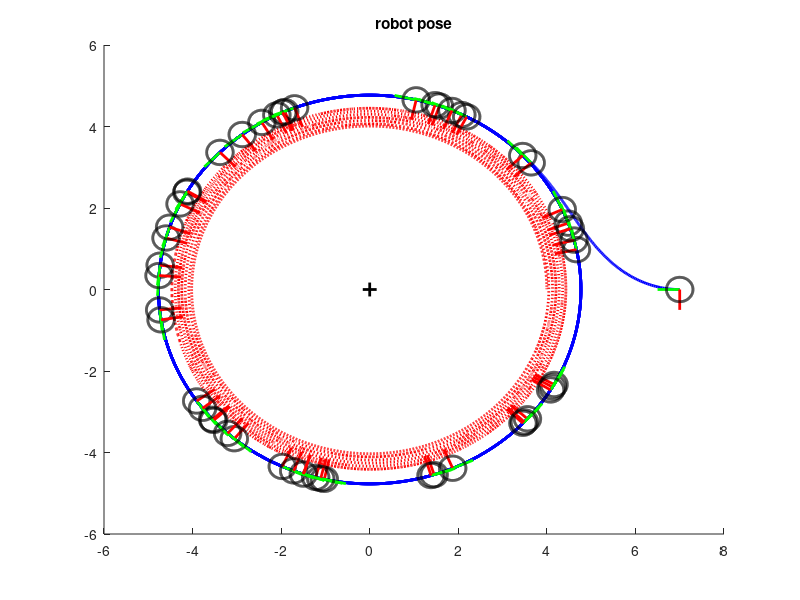
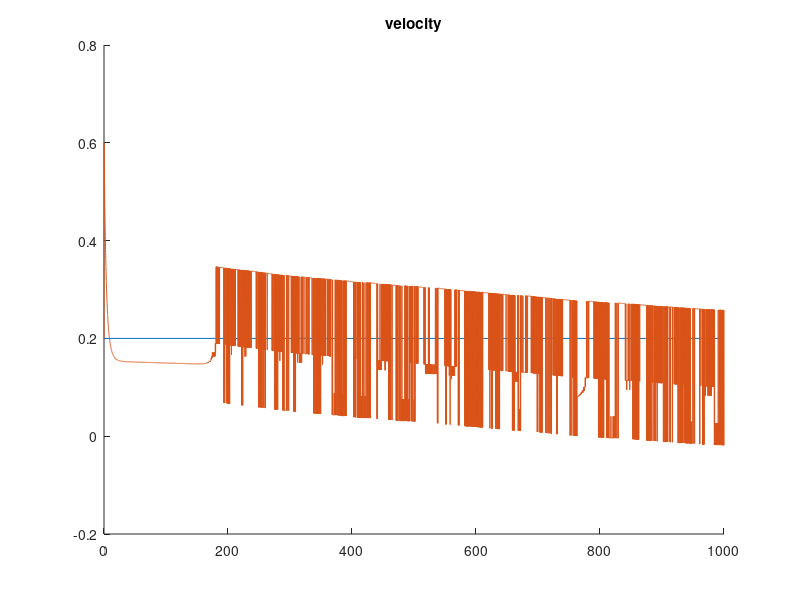
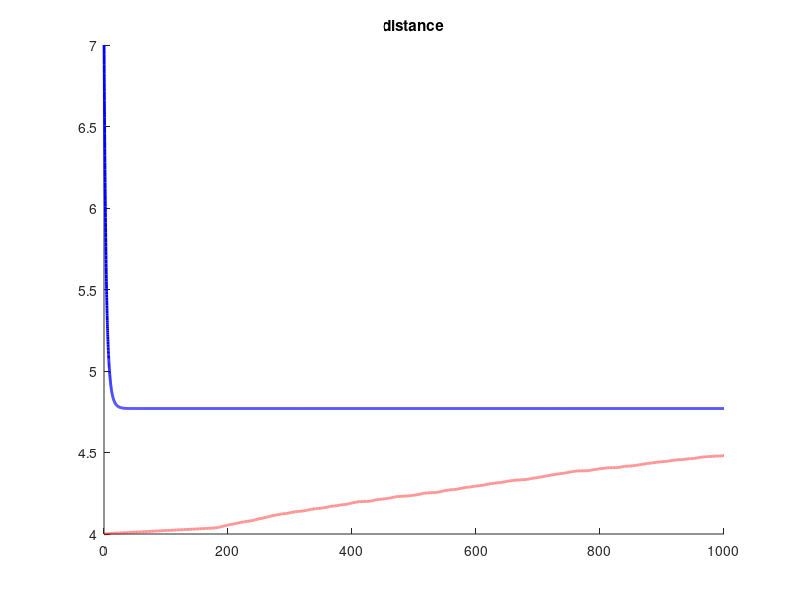
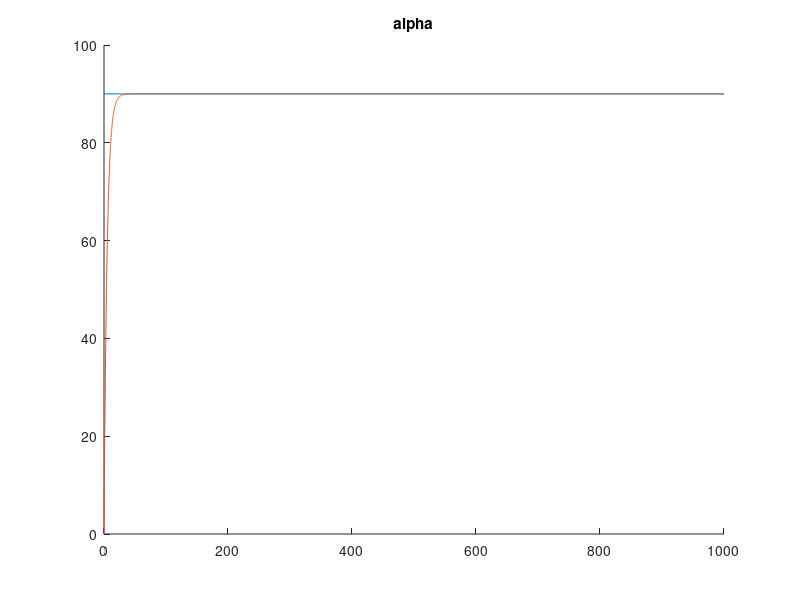

MATLAB code to generate these figures, in order:
close all
clearvars
clc

%%%%%%%%%%%%%%%%%%%%%%%%%%%%%%%%%%%%%%%%%%%%%%%%%%%%%%%%%%%%%%%%%%%%%%%
% Init
%%%%%%%%%%%%%%%%%%%%%%%%%%%%%%%%%%%%%%%%%%%%%%%%%%%%%%%%%%%%%%%%%%%%%%%

% sampling time
Ts = 0.1;
finalTime = 1000;
timeVec = 0 : Ts : finalTime;

% Initial robot state
state = [7; 0; pi];

% Control inputs
control = [0.2; 0];

% % % % % % % % % % % % % % % % % % % % % % % % % % % % % % % % % % % % % % 
% % % % % % % % % % % % % % % % % % % % % % % % % % % % % % % % % % % % % % 
% % % % % % % % % % % % % % % % % % % % % % % % % % % % % % % % % % % % % % 

choice = 3;

switch choice

%%%%%%%%%%%%%%%%%%%%%%%%%%%%%%%%%%%%%%%%%%%%%%%%%%%%%%%%%%%%%%%%%%%%%%%
% Fred Controller 2 on differential robot
%%%%%%%%%%%%%%%%%%%%%%%%%%%%%%%%%%%%%%%%%%%%%%%%%%%%%%%%%%%%%%%%%%%%%%%
case 4
    
    % Servoing parameters
    lambda1 = 0.2;
    lambda2 = 5.0;
    alphaB = 16*pi/32;
    distanceRef = 4;
    
    
    % Spiral parameters
    spiralCenter = [0; 0];

    betaS = atan2(state(2)-spiralCenter(2), state(1)-spiralCenter(1));

    xs = distanceRef*cos(betaS);
    ys = distanceRef*sin(betaS);
    
    distance = ((state(1)-spiralCenter(1))^2 + (state(2)-spiralCenter(2))^2)^(1/2);
    
    %%%%%%%%%%%%%%%%%%%%%%%%%%%%%%%%%%%%%%%%%%%%%%%%%%%%%%%%%%%%%%%%%%%%%%%
    % Save display
    %%%%%%%%%%%%%%%%%%%%%%%%%%%%%%%%%%%%%%%%%%%%%%%%%%%%%%%%%%%%%%%%%%%%%%%

    nbSamples = length(timeVec);
    
    stateSaved = zeros(3, nbSamples);
    controlSaved = zeros(2, nbSamples);
    distanceSaved = zeros(1, nbSamples);
    distanceRefSaved = zeros(1, nbSamples);
    spiralSaved = zeros(2, nbSamples);
    
    alphaSaved = zeros(1, nbSamples - 1);
    errorSaved = zeros(2, nbSamples - 1);
    
    %%%%%%%%%%%%%%%%%%%%%%%%%%%%%%%%%%%%%%%%%%%%%%%%%%%%%%%%%%%%%%%%%%%%%%%
    % Save Init
    %%%%%%%%%%%%%%%%%%%%%%%%%%%%%%%%%%%%%%%%%%%%%%%%%%%%%%%%%%%%%%%%%%%%%%%
    
    stateSaved(:,1) = state;
    controlSaved(:,1) = control;
    distanceSaved(:,1) = distance;
    distanceRefSaved(1,1) = distanceRef;
    spiralSaved(:,1) = [xs, ys]';
    
    for idx = 1 : nbSamples - 1
    
        %%%%%%%%%%%%%%%%%%%%%%%%%%%%%%%%%%%%%%%%%%%%%%%%%%%%%%%%%%%%%%%%%%%%%%%
        % Homogeneous transformation matrix
        %%%%%%%%%%%%%%%%%%%%%%%%%%%%%%%%%%%%%%%%%%%%%%%%%%%%%%%%%%%%%%%%%%%%%%%
        
        Hwr = [cos(state(3)) -sin(state(3)) state(1); sin(state(3)) cos(state(3)) state(2); 0 0 1];
        spiralCenter_R = Hwr \ [spiralCenter;1];

        alpha =  atan2(spiralCenter_R(2), spiralCenter_R(1));

        distance = ((state(1) - spiralCenter(1)).^2 + (state(2) - spiralCenter(2)).^2).^(1/2);
        
        d_dot = -control(1)*cos(alpha);
        distance_k1 = distance + d_dot*Ts;
        
        %%%%%%%%%%%%%%%%%%%%%%%%%%%%%%%%%%%%%%%%%%%%%%%%%%%%%%%%%%%%%%%%%%%%%%%
        % controller
        %%%%%%%%%%%%%%%%%%%%%%%%%%%%%%%%%%%%%%%%%%%%%%%%%%%%%%%%%%%%%%%%%%%%%%%
         % error on alpha
        e_d = distance - distanceRef; % error on the distance
        e_alpha = alpha - alphaB;
        
        e_d_dot = control(1)*(cos(alphaB) - cos(e_alpha + alphaB));
        
        control(2) = (control(1)*sin(e_alpha + alphaB))/(e_d + distanceRef) + (lambda1*e_d + lambda2*e_d_dot)/(control(1)*sin(e_alpha + alphaB));
         %%%%%%%%%%%%%%%%%%%%%%%%%%%%%%%%%%%%%%%%%%%%%%%%%%%%%%%%%%%%%%%%%%%%%%%
        % Update state
        %%%%%%%%%%%%%%%%%%%%%%%%%%%%%%%%%%%%%%%%%%%%%%%%%%%%%%%%%%%%%%%%%%%%%%%
        
        if(abs(control(2)) < 0.0001)
            state(1) = state(1) + Ts*control(1)*cos(state(3));
            state(2) = state(2) + Ts*control(1)*sin(state(3));
        else
            state(1) = state(1) + control(1)/control(2)*(sin(control(2)*Ts + state(3)) - sin(state(3)));
            state(2) = state(2) - control(1)/control(2)*(cos(control(2)*Ts + state(3)) - cos(state(3)));
        end
        state(3) = state(3) + control(2)*Ts;
        
        %%%%%%%%%%%%%%%%%%%%%%%%%%%%%%%%%%%%%%%%%%%%%%%%%%%%%%%%%%%%%%%%%%%%%%%
        % Update spiral analytic approach
        %%%%%%%%%%%%%%%%%%%%%%%%%%%%%%%%%%%%%%%%%%%%%%%%%%%%%%%%%%%%%%%%%%%%%%%        

        beta = atan2(state(2)-spiralCenter(2), state(1)-spiralCenter(1));

        % BetaS is the angle between d(t1) et d(t2); it's not supposed to perform a
        % circle.
        betaS = acos((-(control(1)*Ts)^2 + distance^2 + distance_k1^2)/(2*distance*distance_k1)); % cosine law
        phi = pi-alphaB-betaS;
        d_Vs = distanceRef*sin(betaS)/sin(phi);
        distanceRef = distanceRef*sin(alphaB)/sin(phi); % sinus law

        Vs = d_Vs/Ts;

        xs = distanceRef*cos(beta);
        ys = distanceRef*sin(beta);
        
        %%%%%%%%%%%%%%%%%%%%%%%%%%%%%%%%%%%%%%%%%%%%%%%%%%%%%%%%%%%%%%%%%%%%%%%
        % Save params
        %%%%%%%%%%%%%%%%%%%%%%%%%%%%%%%%%%%%%%%%%%%%%%%%%%%%%%%%%%%%%%%%%%%%%%%
        
        stateSaved(:,idx+1) = state;
        controlSaved(:,idx+1) = control;
        distanceSaved(1,idx+1) = distance;
        distanceRefSaved(1,idx+1) = distanceRef;
        spiralSaved(:,idx+1) = [xs, ys]';
        alphaSaved(1,idx) = alpha;
        errorSaved(:,idx) = [e_alpha, e_d];
        
    end
    
    %%%%%%%%%%%%%%%%%%%%%%%%%%%%%%%%%%%%%%%%%%%%%%%%%%%%%%%%%%%%%%%%%%%%%%%
    % Display Results
    %%%%%%%%%%%%%%%%%%%%%%%%%%%%%%%%%%%%%%%%%%%%%%%%%%%%%%%%%%%%%%%%%%%%%%%
    
    % Display robot situation
    
    figure
    hold on
    axis equal
    title('robot pose')
    plot(spiralCenter(1), spiralCenter(2), 'k+', 'MarkerSize', 10, 'LineWidth', 2)
%     plot(stateSaved(1,1), stateSaved(2,1),'g+', 'MarkerSize', 10, 'LineWidth', 2)
%     plot(stateSaved(1,end), stateSaved(2,end),'r+', 'MarkerSize', 10, 'LineWidth', 2)
    
    plot(stateSaved(1,1:end), stateSaved(2,1:end), 'b','LineWidth', 2)
    plot(spiralSaved(1,1:end), spiralSaved(2,1:end), 'r:','LineWidth', 2)
    
    lengthVec = 0.5;    
    robotRad = 0.3;
    vecRob = 0:pi/720:2*pi;
    
    for idx = 1 : 200 : nbSamples
        plot([stateSaved(1,idx), stateSaved(1,idx)+lengthVec*cos(stateSaved(3, idx))], ...
             [stateSaved(2,idx), stateSaved(2,idx)+lengthVec*sin(stateSaved(3, idx))], 'g', 'LineWidth',2)
        plot([stateSaved(1,idx), stateSaved(1,idx)+lengthVec*cos(stateSaved(3, idx)+pi/2)], ...
             [stateSaved(2,idx), stateSaved(2,idx)+lengthVec*sin(stateSaved(3, idx)+pi/2)], 'r', 'LineWidth',2)
        plot(stateSaved(1,idx)+robotRad*cos(vecRob), stateSaved(2,idx)+robotRad*sin(vecRob), 'k', 'LineWidth',2)

    %     plot([spiralCenter(1), spiralCenter(1) + distanceSaved(idx)*cos(betaSaved(idx))], [spiralCenter(2), spiralCenter(2) + distanceSaved(idx)*sin(betaSaved(idx))],'k', 'LineWidth', 1)
    end

    idx = nbSamples-1;
    plot([stateSaved(1,idx), stateSaved(1,idx)+lengthVec*cos(stateSaved(3, idx))], ...
         [stateSaved(2,idx), stateSaved(2,idx)+lengthVec*sin(stateSaved(3, idx))], 'g', 'LineWidth',2)
    plot([stateSaved(1,idx), stateSaved(1,idx)+lengthVec*cos(stateSaved(3, idx)+pi/2)], ...
         [stateSaved(2,idx), stateSaved(2,idx)+lengthVec*sin(stateSaved(3, idx)+pi/2)], 'r', 'LineWidth',2)
     
%     % Display velocity
%     figure
%     hold on
%     title('velocity')
%     plot([timeVec(1,1), timeVec(1,end)], [vB, vB])
%     plot(timeVec(1,1:end), controlSaved(1,:))

    % Display distance
    figure
    hold on
    title('distance')
    plot(timeVec(1,1:end), distanceSaved, 'b','LineWidth', 2)
    plot(timeVec(1,1:end), distanceRefSaved, 'r:','LineWidth', 2)

    % Display alpha
    figure
    hold on
    title('alpha')
    plot([timeVec(1,1), timeVec(1,end)], [alphaB, alphaB]*180/pi)
    plot(timeVec(1,1:end-1), alphaSaved(1,:)*180/pi)

    % Display Lyapunov
    figure
    hold on
    title('Lyapunov')
    plot(timeVec(1,1:end-1), (errorSaved(1,1:end).^2 + errorSaved(2,1:end).^2)/2)
    
    
% % % % % % % % % % % % % % % % % % % % % % % % % % % % % % % % % % % % % % 
% % % % % % % % % % % % % % % % % % % % % % % % % % % % % % % % % % % % % % 
% % % % % % % % % % % % % % % % % % % % % % % % % % % % % % % % % % % % % % 

%%%%%%%%%%%%%%%%%%%%%%%%%%%%%%%%%%%%%%%%%%%%%%%%%%%%%%%%%%%%%%%%%%%%%%%
% Fred Controller 1 on differential robot
%%%%%%%%%%%%%%%%%%%%%%%%%%%%%%%%%%%%%%%%%%%%%%%%%%%%%%%%%%%%%%%%%%%%%%%
case 3
    
    % Servoing parameters
    lambda_alpha = 0.2;
    lambda_d = 0.2;
    vB = 0.2;
    alphaB = 16*pi/32;
    distanceRef = 4;
    
    % Spiral parameters
    spiralCenter = [0; 0];

    betaS = atan2(state(2)-spiralCenter(2), state(1)-spiralCenter(1));

    xs = distanceRef*cos(betaS);
    ys = distanceRef*sin(betaS);
    
    distance = ((state(1)-spiralCenter(1))^2 + (state(2)-spiralCenter(2))^2)^(1/2);
   
    %%%%%%%%%%%%%%%%%%%%%%%%%%%%%%%%%%%%%%%%%%%%%%%%%%%%%%%%%%%%%%%%%%%%%%%
    % Save display
    %%%%%%%%%%%%%%%%%%%%%%%%%%%%%%%%%%%%%%%%%%%%%%%%%%%%%%%%%%%%%%%%%%%%%%%

    nbSamples = length(timeVec);
    
    stateSaved = zeros(3, nbSamples);
    controlSaved = zeros(2, nbSamples);
    distanceSaved = zeros(1, nbSamples);
    distanceRefSaved = zeros(1, nbSamples);
    spiralSaved = zeros(2, nbSamples);
    
    alphaSaved = zeros(1, nbSamples - 1);
    errorSaved = zeros(2, nbSamples - 1);
    
    %%%%%%%%%%%%%%%%%%%%%%%%%%%%%%%%%%%%%%%%%%%%%%%%%%%%%%%%%%%%%%%%%%%%%%%
    % Save Init
    %%%%%%%%%%%%%%%%%%%%%%%%%%%%%%%%%%%%%%%%%%%%%%%%%%%%%%%%%%%%%%%%%%%%%%%
    stateSaved(:,1) = state;
    controlSaved(:,1) = control;
    distanceSaved(:,1) = distance;
    distanceRefSaved(1,1) = distanceRef;
    spiralSaved(:,1) = [xs, ys]';
    
%     nbSamples = 2;
    for idx = 1 : nbSamples - 1
    
        %%%%%%%%%%%%%%%%%%%%%%%%%%%%%%%%%%%%%%%%%%%%%%%%%%%%%%%%%%%%%%%%%%%%%%%
        % Homogeneous transformation matrix
        %%%%%%%%%%%%%%%%%%%%%%%%%%%%%%%%%%%%%%%%%%%%%%%%%%%%%%%%%%%%%%%%%%%%%%%
        
        Hwr = [cos(state(3)) -sin(state(3)) state(1); sin(state(3)) cos(state(3)) state(2); 0 0 1];
        spiralCenter_R = Hwr \ [spiralCenter;1];

        alpha =  atan2(spiralCenter_R(2), spiralCenter_R(1));

        distance = ((state(1) - spiralCenter(1)).^2 + (state(2) - spiralCenter(2)).^2).^(1/2);
        
        d_dot = -control(1)*cos(alpha);
        distance_k1 = distance + d_dot*Ts;
        
        %%%%%%%%%%%%%%%%%%%%%%%%%%%%%%%%%%%%%%%%%%%%%%%%%%%%%%%%%%%%%%%%%%%%%%%
        % controller
        %%%%%%%%%%%%%%%%%%%%%%%%%%%%%%%%%%%%%%%%%%%%%%%%%%%%%%%%%%%%%%%%%%%%%%%
        
        e_alpha = alpha - alphaB; % error on alpha
        e_d = distance - distanceRef; % error on the distance
        
        control(1) = lambda_d*e_d + cos(alphaB)*vB/(cos(e_alpha + alphaB));
        control(2) = lambda_alpha*e_alpha + control(1)*sin(e_alpha + alphaB)/(e_d + distanceRef);
        
        %%%%%%%%%%%%%%%%%%%%%%%%%%%%%%%%%%%%%%%%%%%%%%%%%%%%%%%%%%%%%%%%%%%%%%%
        % Update state
        %%%%%%%%%%%%%%%%%%%%%%%%%%%%%%%%%%%%%%%%%%%%%%%%%%%%%%%%%%%%%%%%%%%%%%%
        
        if(abs(control(2)) < 0.0001)
            state(1) = state(1) + Ts*control(1)*cos(state(3));
            state(2) = state(2) + Ts*control(1)*sin(state(3));
        else
            state(1) = state(1) + control(1)/control(2)*(sin(control(2)*Ts + state(3)) - sin(state(3)));
            state(2) = state(2) - control(1)/control(2)*(cos(control(2)*Ts + state(3)) - cos(state(3)));
        end
        state(3) = state(3) + control(2)*Ts;
        
        %%%%%%%%%%%%%%%%%%%%%%%%%%%%%%%%%%%%%%%%%%%%%%%%%%%%%%%%%%%%%%%%%%%%%%%
        % Update spiral analytic approach
        %%%%%%%%%%%%%%%%%%%%%%%%%%%%%%%%%%%%%%%%%%%%%%%%%%%%%%%%%%%%%%%%%%%%%%%        

        beta = atan2(state(2)-spiralCenter(2), state(1)-spiralCenter(1));

        % BetaS is the angle between d(t1) et d(t2); it's not supposed to perform a
        % circle.
        betaS = real(acos((-(control(1)*Ts)^2 + distance^2 + distance_k1^2)/(2*distance*distance_k1))); % cosine law
        phi = pi-alphaB-betaS;
        d_Vs = distanceRef*sin(betaS)/sin(phi);
        distanceRef = distanceRef*sin(alphaB)/sin(phi); % sinus law

        Vs = d_Vs/Ts;

        xs = distanceRef*cos(beta);
        ys = distanceRef*sin(beta);
        
        
        %%%%%%%%%%%%%%%%%%%%%%%%%%%%%%%%%%%%%%%%%%%%%%%%%%%%%%%%%%%%%%%%%%%%%%%
        % Save params
        %%%%%%%%%%%%%%%%%%%%%%%%%%%%%%%%%%%%%%%%%%%%%%%%%%%%%%%%%%%%%%%%%%%%%%%
        
        stateSaved(:,idx+1) = state;
        controlSaved(:,idx+1) = control;
        distanceSaved(1,idx+1) = distance;
        distanceRefSaved(1,idx+1) = distanceRef;
        spiralSaved(:,idx+1) = [xs, ys]';
        alphaSaved(1,idx) = alpha;
        errorSaved(:,idx) = [e_alpha, e_d];
    end
    
    %%%%%%%%%%%%%%%%%%%%%%%%%%%%%%%%%%%%%%%%%%%%%%%%%%%%%%%%%%%%%%%%%%%%%%%
    % Display Results
    %%%%%%%%%%%%%%%%%%%%%%%%%%%%%%%%%%%%%%%%%%%%%%%%%%%%%%%%%%%%%%%%%%%%%%%
    
    % Display robot situation
    
    figure
    hold on
    title('robot pose')
    plot(spiralCenter(1), spiralCenter(2), 'k+', 'MarkerSize', 10, 'LineWidth', 2)
%     plot(stateSaved(1,1), stateSaved(2,1),'g+', 'MarkerSize', 10, 'LineWidth', 2)
%     plot(stateSaved(1,end), stateSaved(2,end),'r+', 'MarkerSize', 10, 'LineWidth', 2)
    
    plot(stateSaved(1,1:end), stateSaved(2,1:end), 'b','LineWidth', 2)
    plot(spiralSaved(1,1:end), spiralSaved(2,1:end), 'r:','LineWidth', 2)
    
    lengthVec = 0.5;    
    robotRad = 0.3;
    vecRob = 0:pi/720:2*pi;
    for idx = 1 : 200 : nbSamples
        plot([stateSaved(1,idx), stateSaved(1,idx)+lengthVec*cos(stateSaved(3, idx))], ...
             [stateSaved(2,idx), stateSaved(2,idx)+lengthVec*sin(stateSaved(3, idx))], 'g', 'LineWidth',2)
        plot([stateSaved(1,idx), stateSaved(1,idx)+lengthVec*cos(stateSaved(3, idx)+pi/2)], ...
             [stateSaved(2,idx), stateSaved(2,idx)+lengthVec*sin(stateSaved(3, idx)+pi/2)], 'r', 'LineWidth',2)
        plot(stateSaved(1,idx)+robotRad*cos(vecRob), stateSaved(2,idx)+robotRad*sin(vecRob), 'k', 'LineWidth',2)

    %     plot([spiralCenter(1), spiralCenter(1) + distanceSaved(idx)*cos(betaSaved(idx))], [spiralCenter(2), spiralCenter(2) + distanceSaved(idx)*sin(betaSaved(idx))],'k', 'LineWidth', 1)
    end

    idx = nbSamples-1;
    plot([stateSaved(1,idx), stateSaved(1,idx)+lengthVec*cos(stateSaved(3, idx))], ...
         [stateSaved(2,idx), stateSaved(2,idx)+lengthVec*sin(stateSaved(3, idx))], 'g', 'LineWidth',2)
    plot([stateSaved(1,idx), stateSaved(1,idx)+lengthVec*cos(stateSaved(3, idx)+pi/2)], ...
         [stateSaved(2,idx), stateSaved(2,idx)+lengthVec*sin(stateSaved(3, idx)+pi/2)], 'r', 'LineWidth',2)
     
    % Display velocity
    figure
    hold on
    title('velocity')
    plot([timeVec(1,1), timeVec(1,end)], [vB, vB])
    plot(timeVec(1,1:end), controlSaved(1,:))

    % Display distance
    figure
    hold on
    title('distance')
    plot(timeVec(1,1:end), distanceSaved, 'b','LineWidth', 2)
    plot(timeVec(1,1:end), distanceRefSaved, 'r:','LineWidth', 2)

    % Display alpha
    figure
    hold on
    title('alpha')
    plot([timeVec(1,1), timeVec(1,end)], [alphaB, alphaB]*180/pi)
    plot(timeVec(1,1:end-1), alphaSaved(1,:)*180/pi)

    % Display Lyapunov
    figure
    hold on
    title('Lyapunov')
    plot(timeVec(1,1:end-1), (errorSaved(1,1:end).^2 + errorSaved(2,1:end).^2)/2)

% % % % % % % % % % % % % % % % % % % % % % % % % % % % % % % % % % % % % % 
% % % % % % % % % % % % % % % % % % % % % % % % % % % % % % % % % % % % % % 
% % % % % % % % % % % % % % % % % % % % % % % % % % % % % % % % % % % % % %


%%%%%%%%%%%%%%%%%%%%%%%%%%%%%%%%%%%%%%%%%%%%%%%%%%%%%%%%%%%%%%%%%%%%%%%
% Original Controller on differential robot
%%%%%%%%%%%%%%%%%%%%%%%%%%%%%%%%%%%%%%%%%%%%%%%%%%%%%%%%%%%%%%%%%%%%%%%
case 2
    
%%%%%%%%%%%%%%%%%%%%%%%%%%%%%%%%%%%%%%%%%%%%%%%%%%%%%%%%%%%%%%%%%%%%%%%
% Init
%%%%%%%%%%%%%%%%%%%%%%%%%%%%%%%%%%%%%%%%%%%%%%%%%%%%%%%%%%%%%%%%%%%%%%%
% Servoing parameters
lambda = 0.2;
vB = 0.2;
alphaB = 17.0*pi/32;
distanceRef = 6;

% Spiral parameters
spiralCenter = [0; 0];

% Init parameters
distanceInit = sqrt((state(1)-spiralCenter(1))^2 + (state(2)-spiralCenter(2))^2);

betaS = atan2(state(2)-spiralCenter(2), state(1)-spiralCenter(1));

xs = distanceRef*cos(betaS);
ys = distanceRef*sin(betaS);

if(distanceInit < distanceRef)
   alphaMax = (sign(alphaB)*pi - alphaB);
else
   alphaMax = alphaB;
end;

%%%%%%%%%%%%%%%%%%%%%%%%%%%%%%%%%%%%%%%%%%%%%%%%%%%%%%%%%%%%%%%%%%%%%%%
% Save display
%%%%%%%%%%%%%%%%%%%%%%%%%%%%%%%%%%%%%%%%%%%%%%%%%%%%%%%%%%%%%%%%%%%%%%%

nbSamples = length(timeVec);

stateSaved = zeros(3, nbSamples);
alphaSaved = zeros(1, nbSamples - 1);
alphaSSaved = zeros(1, nbSamples - 1);
omegaSaved = zeros(1, nbSamples - 1);
distanceSaved = zeros(1, nbSamples);
distanceRefsaved = zeros(1, nbSamples);
errorSaved = zeros(1, nbSamples - 1);
errorBSaved = zeros(1, nbSamples - 1);
errorSSaved = zeros(1, nbSamples - 1);
spiralSaved = zeros(2, nbSamples);
VrSaved = zeros(1, nbSamples);

x1Saved = zeros(1, nbSamples - 1);
x2Saved = zeros(1, nbSamples - 1);

betaSaved = zeros(1, nbSamples);
phiSaved = zeros(1, nbSamples);
thetaSSaved = zeros(1, nbSamples);
VsSaved = zeros(1, nbSamples);
distance_k1Saved = zeros(1, nbSamples);

%%%%%%%%%%%%%%%%%%%%%%%%%%%%%%%%%%%%%%%%%%%%%%%%%%%%%%%%%%%%%%%%%%%%%%%
% Save Init
%%%%%%%%%%%%%%%%%%%%%%%%%%%%%%%%%%%%%%%%%%%%%%%%%%%%%%%%%%%%%%%%%%%%%%%
stateSaved(:,1) = state;
distanceRefsaved(1,1) = distanceRef;
spiralSaved(:,1) = [xs, ys]';
distanceSaved(1,1) = distanceInit;
betaSaved(1,1) = betaS;
phiSaved(1,1) = pi - alphaB - betaS;
thetaSSaved(1,1) = pi + betaS - alphaB;
VrSaved(1,1) = control(1);
VsSaved(1,1) = control(1)';
distance_k1Saved(1,1) = distanceInit;


initialGap = abs(sqrt((state(1)-spiralCenter(1))^2 + (state(2)-spiralCenter(2))^2) - distanceRef);
reo = 1; % reorientation: phase 1 then phase 2

for idx = 1 : nbSamples - 1

        %%%%%%%%%%%%%%%%%%%%%%%%%%%%%%%%%%%%%%%%%%%%%%%%%%%%%%%%%%%%%%%%%%%%%%%
        % Homogeneous transformation matrix
        %%%%%%%%%%%%%%%%%%%%%%%%%%%%%%%%%%%%%%%%%%%%%%%%%%%%%%%%%%%%%%%%%%%%%%%

        Hwr = [cos(state(3)) -sin(state(3)) state(1); sin(state(3)) cos(state(3)) state(2); 0 0 1];
        spiralCenter_R = Hwr \ [spiralCenter;1];

        alpha =  atan2(spiralCenter_R(2), spiralCenter_R(1));

        distance = ((state(1) - spiralCenter(1)).^2 + (state(2) - spiralCenter(2)).^2).^(1/2);

        distance_d = - control(1)*cos(alpha);
        distanceRef_d = - control(1)*cos(alphaB);

        distance_k1 = distance + distance_d*Ts;

        epsilon = (-distance + distanceRef)/initialGap;

        if(abs(epsilon) > 1)
            epsilon = sign(epsilon);
        end;

        epsilon_d = (distance_d - distanceRef_d) / initialGap;

        %%%%%%%%%%%%%%%%%%%%%%%%%%%%%%%%%%%%%%%%%%%%%%%%%%%%%%%%%%%%%%%%%%%%%%%
        % Controller Original
        %%%%%%%%%%%%%%%%%%%%%%%%%%%%%%%%%%%%%%%%%%%%%%%%%%%%%%%%%%%%%%%%%%%%%%%

        error = alpha - alphaB - alphaMax*epsilon;

        if (abs(alpha - alphaB) > 0.5*pi/180) && (reo)
    %         disp([num2str(idx) ' : Phase 1'])
            control(2) = lambda*(alpha - alphaB) + control(1)/distance*sin(alpha);
        else
            if(reo == 1)
                reo = 0;
                lambda = 0.02;
                swithiIdx = idx;
                initialGap = abs(sqrt((state(1)-spiralCenter(1))^2 + (state(2)-spiralCenter(2))^2) - distanceRef);
            end
    %         disp([num2str(idx) ' : Phase 2'])
            control(2) = lambda*error + control(1)/distance*sin(alpha) + alphaMax*epsilon_d;
        end;

    %     disp(['Alpha error: ' num2str(abs(alpha - alphaB)*180/pi)])


        %%%%%%%%%%%%%%%%%%%%%%%%%%%%%%%%%%%%%%%%%%%%%%%%%%%%%%%%%%%%%%%%%%%%%%%
        % Update state
        %%%%%%%%%%%%%%%%%%%%%%%%%%%%%%%%%%%%%%%%%%%%%%%%%%%%%%%%%%%%%%%%%%%%%%%
        if(abs(control(2)) < 0.0001)
            state(1) = state(1) + Ts*control(1)*cos(state(3));
            state(2) = state(2) + Ts*control(1)*sin(state(3));
        else
            state(1) = state(1) + control(1)/control(2)*(sin(control(2)*Ts + state(3)) - sin(state(3)));
            state(2) = state(2) - control(1)/control(2)*(cos(control(2)*Ts + state(3)) - cos(state(3)));
        end
        state(3) = state(3) + control(2)*Ts;


        %%%%%%%%%%%%%%%%%%%%%%%%%%%%%%%%%%%%%%%%%%%%%%%%%%%%%%%%%%%%%%%%%%%%%%%
        % Update spiral analytic approach
        %%%%%%%%%%%%%%%%%%%%%%%%%%%%%%%%%%%%%%%%%%%%%%%%%%%%%%%%%%%%%%%%%%%%%%%        

        beta = atan2(state(2)-spiralCenter(2), state(1)-spiralCenter(1));

        % BetaS is the angle between d(t1) et d(t2); it's not supposed to perform a
        % circle.
        betaS = acos((-(control(1)*Ts)^2 + distance^2 + distance_k1^2)/(2*distance*distance_k1)); % cosine law
        phi = pi-alphaB-betaS;
        d_Vs = distanceRef*sin(betaS)/sin(phi);
        distanceRef = distanceRef*sin(alphaB)/sin(phi); % sinus law

        Vs = d_Vs/Ts;

        xs = distanceRef*cos(beta);
        ys = distanceRef*sin(beta);

        %%%%%%%%%%%%%%%%%%%%%%%%%%%%%%%%%%%%%%%%%%%%%%%%%%%%%%%%%%%%%%%%%%%%%%%
        % Save Data
        %%%%%%%%%%%%%%%%%%%%%%%%%%%%%%%%%%%%%%%%%%%%%%%%%%%%%%%%%%%%%%%%%%%%%%%

        stateSaved(:,idx+1) = state;
        alphaSSaved(1,idx) = alphaB + alphaMax*epsilon;
        alphaSaved(1,idx) = alpha;
        distanceSaved(1,idx+1) = distance;
        distanceRefsaved(1,idx+1) = distanceRef;
        errorSaved(1,idx) = error;
        errorBSaved(1,idx) = alpha - alphaB;
        errorSSaved(1,idx) = alphaMax*epsilon;
        omegaSaved(1,idx) = control(2);
        spiralSaved(:,idx+1) = [xs, ys]';

        x1Saved(1,idx) = sin(abs(alpha - alphaB)^2);
        x2Saved(1,idx) = (distance - distanceRef)^2 + sin(abs(alpha - alphaB)^2);

        betaSaved(1,idx) = betaS;
        phiSaved(1,idx) = phi;
        VrSaved(1,idx) = control(1);
        VsSaved(1,idx) = Vs;
        distance_k1Saved(1,idx) = distance_k1;
end;

%%%%%%%%%%%%%%%%%%%%%%%%%%%%%%%%%%%%%%%%%%%%%%%%%%%%%%%%%%%%%%%%%%%%%%%
% Display
%%%%%%%%%%%%%%%%%%%%%%%%%%%%%%%%%%%%%%%%%%%%%%%%%%%%%%%%%%%%%%%%%%%%%%%

% Alpha
alphaSSaved(1,1:swithiIdx) = NaN;

figure
hold on
title('Alpha')
set(gca,'fontsize',14)
xlabel('Time(s)', 'FontSize',14)
ylabel('\alpha(t) vs \alpha_B (deg)', 'FontSize',14)
plot([swithiIdx*Ts swithiIdx*Ts],[0 200], 'k')
plot(timeVec(:,1:end-1), alphaSaved*180/pi, 'b-', 'LineWidth',2)
plot([timeVec(:,1), timeVec(:,end-1)],[alphaB*180/pi alphaB*180/pi],'r:', 'LineWidth',2)
plot(timeVec(:,1:end-1), alphaSSaved*180/pi, 'k--', 'LineWidth',2)
legend('switch', 'alpha', 'alphaB', 'alphaS');

% Distance
figure
hold on
title('Distance')
set(gca,'fontsize',14)
xlabel('Time(s)', 'FontSize',14)
ylabel('d(t) vs d^*(t) (m)', 'FontSize',14)
plot([swithiIdx*Ts swithiIdx*Ts],[0 10], 'k')
plot(timeVec(:,1:end-1), distanceSaved(1,2:end), 'b-', 'LineWidth',2)
plot(timeVec(:,1:end-1), distanceRefsaved(1,2:end), 'r:', 'LineWidth',2)
legend('switch','distance', 'distanceRef');

% Error
VS = zeros(size(timeVec(:,1:end-1)));
VB = zeros(size(timeVec(:,1:end-1)));
VB(1: swithiIdx) = errorBSaved(1: swithiIdx).^2;
VB(swithiIdx+1:end) = NaN;
VS(1: swithiIdx) = NaN;
VS(swithiIdx+1:end) = errorSaved(swithiIdx+1:end).^2 + (distanceRefsaved(swithiIdx+2:end) - distanceSaved(swithiIdx+2:end)).^2;

maxValue = max([max(VS), max(VB)]);

figure
hold on
set(gca,'fontsize',14)
xlabel('Time(s)', 'FontSize',14)
ylabel('V_B(x_B(t))', 'FontSize',14)
title('Error')
plot(timeVec(:,1:end-1), VS, 'r:', 'LineWidth',2)
plot(timeVec(:,1:end-1), VB, 'b-', 'LineWidth',2)
plot([swithiIdx*Ts swithiIdx*Ts],[0 maxValue], 'k')

% Robot pose
figure
hold on
axis equal
set(gca,'fontsize',14)
xlabel('X(m)', 'FontSize',14)
ylabel('Y(m)', 'FontSize',14)
title('Robot position')
plot(spiralCenter(1), spiralCenter(2), 'k+', 'MarkerSize',10,'LineWidth',2);

plot(stateSaved(1,:), stateSaved(2,:), 'b-','LineWidth',2)
plot(spiralSaved(1,:), spiralSaved(2,:), 'r:', 'LineWidth',2)

% Display some robot situations along the navigation
lengthVec = 0.6;
robotRad = 0.3;
vecRob = 0:pi/720:2*pi;
for idx = 1 : 200 : nbSamples
    plot([stateSaved(1,idx), stateSaved(1,idx)+lengthVec*cos(stateSaved(3, idx))], ...
         [stateSaved(2,idx), stateSaved(2,idx)+lengthVec*sin(stateSaved(3, idx))], 'g', 'LineWidth',2)
    plot([stateSaved(1,idx), stateSaved(1,idx)+lengthVec*cos(stateSaved(3, idx)+pi/2)], ...
         [stateSaved(2,idx), stateSaved(2,idx)+lengthVec*sin(stateSaved(3, idx)+pi/2)], 'r', 'LineWidth',2)
    plot(stateSaved(1,idx)+robotRad*cos(vecRob), stateSaved(2,idx)+robotRad*sin(vecRob), 'k', 'LineWidth',2)

    plot([spiralCenter(1), spiralCenter(1) + distanceSaved(idx)*cos(betaSaved(idx))], [spiralCenter(2), spiralCenter(2) + distanceSaved(idx)*sin(betaSaved(idx))],'k', 'LineWidth', 1)
end

idx = nbSamples-1;
plot([stateSaved(1,idx), stateSaved(1,idx)+lengthVec*cos(stateSaved(3, idx))], ...
     [stateSaved(2,idx), stateSaved(2,idx)+lengthVec*sin(stateSaved(3, idx))], 'g', 'LineWidth',2)
plot([stateSaved(1,idx), stateSaved(1,idx)+lengthVec*cos(stateSaved(3, idx)+pi/2)], ...
     [stateSaved(2,idx), stateSaved(2,idx)+lengthVec*sin(stateSaved(3, idx)+pi/2)], 'r', 'LineWidth',2)

 
% Angles Spiral
figure
hold on
title('Angles')
plot(timeVec(:,1:end-1), betaSaved(:,1:end-1)*180/pi)
plot(timeVec(:,1:end-1), phiSaved(:,1:end-1)*180/pi)
plot([timeVec(:,1), timeVec(:,end)], [alphaB, alphaB])
legend('betaS', 'phi', 'alphaB');

% Velocity robot/spiral
figure
hold on
title('Velocity')
plot(timeVec(1,1:end-1), VrSaved(1, 1:end-1), 'k:', 'LineWidth',2)
plot(timeVec(1,1:end-1), VsSaved(1, 1:end-1), 'b','LineWidth',2)

% % % % % % % % % % % % % % % % % % % % % % % % % % % % % % % % % % % % % % 
% % % % % % % % % % % % % % % % % % % % % % % % % % % % % % % % % % % % % % 
% % % % % % % % % % % % % % % % % % % % % % % % % % % % % % % % % % % % % %


%%%%%%%%%%%%%%%%%%%%%%%%%%%%%%%%%%%%%%%%%%%%%%%%%%%%%%%%%%%%%%%%%%%%%%%
% Original Controller 1 on differential robot (Spiral behavior)
%%%%%%%%%%%%%%%%%%%%%%%%%%%%%%%%%%%%%%%%%%%%%%%%%%%%%%%%%%%%%%%%%%%%%%%

case 1
    
%%%%%%%%%%%%%%%%%%%%%%%%%%%%%%%%%%%%%%%%%%%%%%%%%%%%%%%%%%%%%%%%%%%%%%%
% Init
%%%%%%%%%%%%%%%%%%%%%%%%%%%%%%%%%%%%%%%%%%%%%%%%%%%%%%%%%%%%%%%%%%%%%%%
% Servoing parameters
lambda = 0.2;
alphaB = 17.0*pi/32;

% Spiral parameters
spiralCenter = [0; 0];

% Init parameters
distanceInit = sqrt((state(1)-spiralCenter(1))^2 + (state(2)-spiralCenter(2))^2);

%%%%%%%%%%%%%%%%%%%%%%%%%%%%%%%%%%%%%%%%%%%%%%%%%%%%%%%%%%%%%%%%%%%%%%%
% Save display
%%%%%%%%%%%%%%%%%%%%%%%%%%%%%%%%%%%%%%%%%%%%%%%%%%%%%%%%%%%%%%%%%%%%%%%

nbSamples = length(timeVec);

stateSaved = zeros(3, nbSamples);
distanceSaved = zeros(1, nbSamples);
alphaSaved = zeros(1, nbSamples - 1);
errorSaved = zeros(1, nbSamples - 1);

%%%%%%%%%%%%%%%%%%%%%%%%%%%%%%%%%%%%%%%%%%%%%%%%%%%%%%%%%%%%%%%%%%%%%%%
% Save Init
%%%%%%%%%%%%%%%%%%%%%%%%%%%%%%%%%%%%%%%%%%%%%%%%%%%%%%%%%%%%%%%%%%%%%%%
stateSaved(:,1) = state;
distanceSaved(1,1) = distanceInit;

    for idx = 1 : nbSamples - 1

        %%%%%%%%%%%%%%%%%%%%%%%%%%%%%%%%%%%%%%%%%%%%%%%%%%%%%%%%%%%%%%%%%%%%%%%
        % Homogeneous transformation matrix
        %%%%%%%%%%%%%%%%%%%%%%%%%%%%%%%%%%%%%%%%%%%%%%%%%%%%%%%%%%%%%%%%%%%%%%%

        Hwr = [cos(state(3)) -sin(state(3)) state(1); sin(state(3)) cos(state(3)) state(2); 0 0 1];
        spiralCenter_R = Hwr \ [spiralCenter;1];

        alpha =  atan2(spiralCenter_R(2), spiralCenter_R(1));

        distance = ((state(1) - spiralCenter(1)).^2 + (state(2) - spiralCenter(2)).^2).^(1/2);

        %%%%%%%%%%%%%%%%%%%%%%%%%%%%%%%%%%%%%%%%%%%%%%%%%%%%%%%%%%%%%%%%%%%%%%%
        % Controller Original
        %%%%%%%%%%%%%%%%%%%%%%%%%%%%%%%%%%%%%%%%%%%%%%%%%%%%%%%%%%%%%%%%%%%%%%%

        error = alpha - alphaB;

        control(2) = lambda*error + control(1)/distance*sin(alpha);

        %%%%%%%%%%%%%%%%%%%%%%%%%%%%%%%%%%%%%%%%%%%%%%%%%%%%%%%%%%%%%%%%%%%%%%%
        % Update state
        %%%%%%%%%%%%%%%%%%%%%%%%%%%%%%%%%%%%%%%%%%%%%%%%%%%%%%%%%%%%%%%%%%%%%%%
        
        if(abs(control(2)) < 0.0001)
            state(1) = state(1) + Ts*control(1)*cos(state(3));
            state(2) = state(2) + Ts*control(1)*sin(state(3));
        else
            state(1) = state(1) + control(1)/control(2)*(sin(control(2)*Ts + state(3)) - sin(state(3)));
            state(2) = state(2) - control(1)/control(2)*(cos(control(2)*Ts + state(3)) - cos(state(3)));
        end
        state(3) = state(3) + control(2)*Ts;


        %%%%%%%%%%%%%%%%%%%%%%%%%%%%%%%%%%%%%%%%%%%%%%%%%%%%%%%%%%%%%%%%%%%%%%%
        % Save Data
        %%%%%%%%%%%%%%%%%%%%%%%%%%%%%%%%%%%%%%%%%%%%%%%%%%%%%%%%%%%%%%%%%%%%%%%
        
        stateSaved(:,idx+1) = state;
        alphaSaved(1,idx) = alpha;
        distanceSaved(1,idx+1) = distance;
        errorSaved(1,idx) = error;
    end
    
    % Robot pose
    figure
    hold on
    axis equal
    set(gca,'fontsize',14)
    xlabel('X(m)', 'FontSize',14)
    ylabel('Y(m)', 'FontSize',14)
    title('Robot position')
    plot(spiralCenter(1), spiralCenter(2), 'k+', 'MarkerSize',10,'LineWidth',2);

    plot(stateSaved(1,:), stateSaved(2,:), 'b-','LineWidth',2)

    % Display some robot situations along the navigation
    lengthVec = 0.6;
    robotRad = 0.3;
    vecRob = 0:pi/720:2*pi;
    
    for idx = 1 : 200 : nbSamples
        plot([stateSaved(1,idx), stateSaved(1,idx)+lengthVec*cos(stateSaved(3, idx))], ...
             [stateSaved(2,idx), stateSaved(2,idx)+lengthVec*sin(stateSaved(3, idx))], 'g', 'LineWidth',2)
        plot([stateSaved(1,idx), stateSaved(1,idx)+lengthVec*cos(stateSaved(3, idx)+pi/2)], ...
             [stateSaved(2,idx), stateSaved(2,idx)+lengthVec*sin(stateSaved(3, idx)+pi/2)], 'r', 'LineWidth',2)
        plot(stateSaved(1,idx)+robotRad*cos(vecRob), stateSaved(2,idx)+robotRad*sin(vecRob), 'k', 'LineWidth',2)

    end
    
    % Alpha
    figure
    hold on
    title('Alpha')
    plot(timeVec(1,1:end-1), alphaSaved)
    plot([timeVec(1,1), timeVec(1,end-1)], [alphaB, alphaB])
    
    % Distance
    figure
    hold on
    title('Distance')
    plot(timeVec(1,:), distanceSaved)
    
    % Error
    figure
    hold on
    title('Error')
    plot(timeVec(1,1:end-1), errorSaved)
    
    % Lyapunov
    
    VB = errorSaved.^2/2;
    figure
    hold on
    title('Lyapunov')
    plot(timeVec(1,1:end-1), VB)

    
    
end